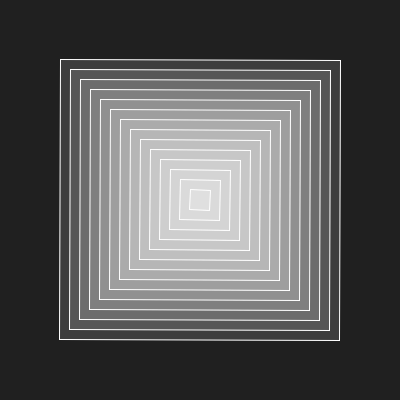
Frame 1 (no input)
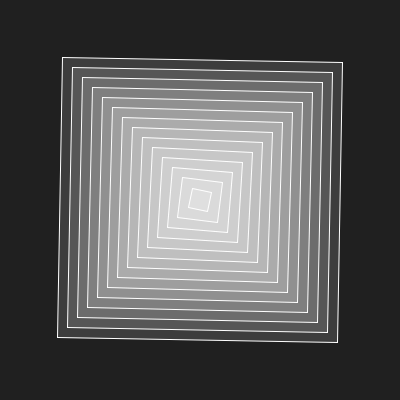
Frame 60 (the mouse pressed at the canvas centre just before this capture)
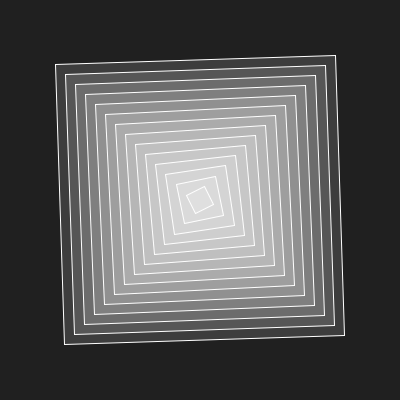
Frame 120 (the mouse held since frame 60 and released just before this capture)

The Processing sketch that drew these frames (run headless with seeded random() and noise(); from frame 60 on, the mouse is pressed at the canvas centre):

// Processing sketch: build
// ── build.pde
/* 

Aprendiendo Processing - for()

- Mismo resultado que en 07 / Transformaciones - 04 usando un bucle

José Vicente Araújo
http://dunadigital.com 
svcnt@dunadigital.com
junio 2015
Processing 2.2.1

*/


//VARIABLES GLOBALES
float rotation;

//SETUP
void setup() {
	size(400,400);
	background(#202020);
	noFill();
	stroke(255);
	rectMode(CENTER);
}

//LOOP
void draw() {
	background(#202020);
	fill(255,33);

	rotation = sin(frameCount*0.05)*HALF_PI;

	for (int i = 1; i < 15; ++i) {
		pushMatrix();
		translate(width*0.5, height*0.5);
		rotate(lerp (rotation/i, rotation, 1/i));
		rect(0, 0, 20*i, 20*i);
		popMatrix();
		
	}
}
